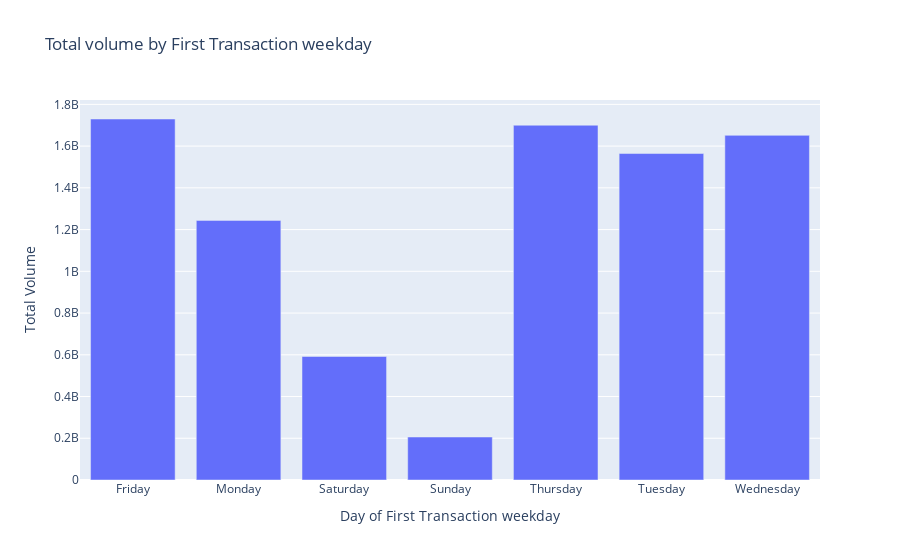

Notebook cell for this chart:
### Code cell
#'Day of First Transaction weekday', 'Day of Last Transaction weekday',
#       'Day of Preapproved On weekday', 'Day of First Transaction month',
#       'Day of Last Transaction month', 'Day of Preapproved On month',
        
        
table2 = pd.pivot_table(df, values=['Total Volume'], index=['Day of First Transaction weekday'],
                    aggfunc={'Total Volume': np.sum}).reset_index()

fig2 = px.bar(table2, x='Day of First Transaction weekday', y='Total Volume', title='Total volume by First Transaction weekday')
fig2.show()

### Figure 1 — Plotly figure (JSON) as saved in the notebook; plotly's stock layout.template omitted (floating-point values rounded to 4 significant figures)
{"data": [{"alignmentgroup": "True", "hovertemplate": "Day of First Transaction weekday=%{x}<br>Total Volume=%{y}<extra></extra>", "legendgroup": "", "marker": {"color": "#636efa", "pattern": {"shape": ""}}, "name": "", "offsetgroup": "", "orientation": "v", "showlegend": false, "textposition": "auto", "type": "bar", "x": ["Friday", "Monday", "Saturday", "Sunday", "Thursday", "Tuesday", "Wednesday"], "xaxis": "x", "y": [1729841995, 1243995424, 591805669, 206028824, 1699995997, 1564447626, 1651501694], "yaxis": "y"}], "layout": {"barmode": "relative", "legend": {"tracegroupgap": 0}, "title": {"text": "Total volume by First Transaction weekday"}, "xaxis": {"anchor": "y", "domain": [0, 1], "title": {"text": "Day of First Transaction weekday"}}, "yaxis": {"anchor": "x", "domain": [0, 1], "title": {"text": "Total Volume"}}}}
